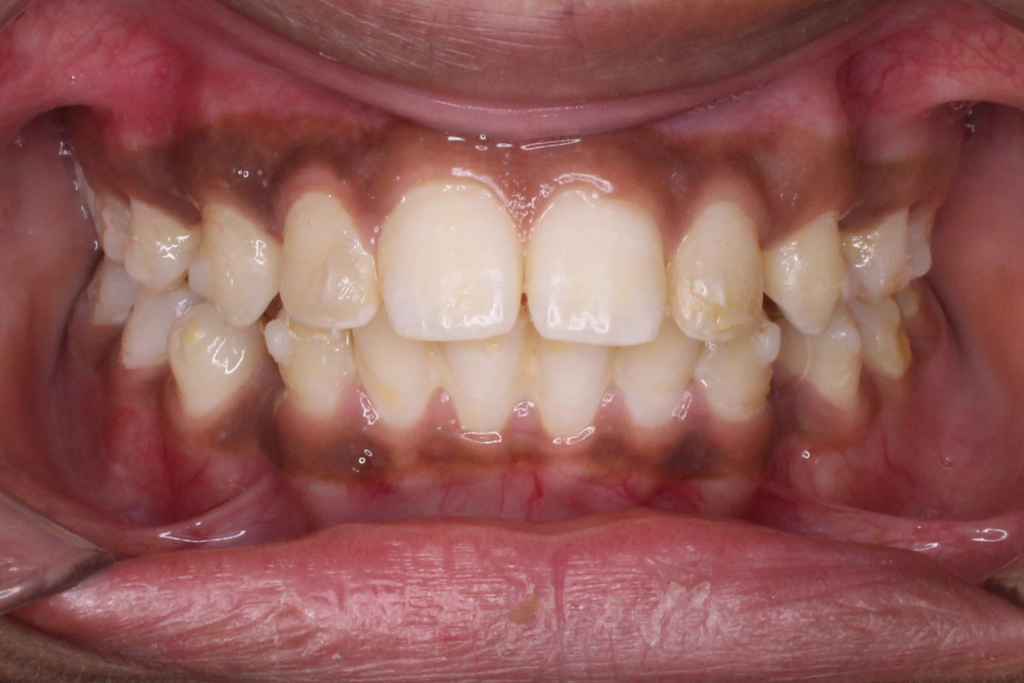
#> input picture testing_data/F1.JPG, 2048 x 1366 px (shown at 1/2 size)
$ python pi_estimator.py ../testing_data/F1.JPG ../testing_data/L1.JPG ../testing_data/L1.JPG 5
#> lines starting #> are read from the running program, lines starting #| are printed output that depends on the picture; after the words box and inside, x2 and y2 are one past the last pixel; in counts of white or black regions, pixels touching at a corner belong together
#> in load, img is the input picture: shape (1366, 2048, 3); mean B, G, R 88.4, 91.5, 146.3
#> call 2 of load, with p = '../testing_data/L1.JPG'
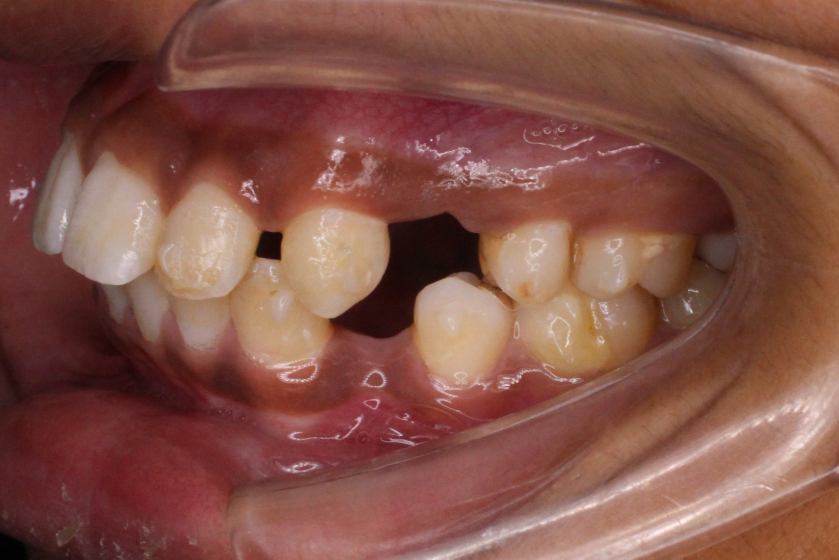
#> input picture testing_data/L1.JPG, 2517 x 1678 px (shown at 1/3 size)
#> in load, img is the input picture: shape (1678, 2517, 3); mean B, G, R 71, 82, 131.3
# PI (Plaque Index 0–5) — Complete Implementation Guide for Copilot
# ===================================================================
# No training data exists for PI, so this is a calibrated rule-based
# computer-vision estimator using the same three intra-oral photos.
#
# Clinical basis (Silness–Löe Plaque Index):
#   0 = No plaque
#   1 = Thin film of plaque at gingival margin (not visible to eye, only on probe)
#   2 = Moderate accumulation — visible soft deposits
#   3 = Abundant soft deposits in the sulcus / on the margin
#   4 = Very heavy accumulation, deposits cover most of tooth surface
#   5 = Generalised / severe — entire crown covered
#
# This guide implements PI estimation in three layers:
#   Layer 1 — Color-based plaque pixel detection (primary)
#   Layer 2 — Tooth surface segmentation (prerequisite)
#   Layer 3 — OHI-proxy calibration (corrects systematic bias)
#
# File layout expected:
#   inference/
#     pi_estimator.py    ← this code goes here
#
# Dependencies already present: cv2, numpy, scipy
# ===================================================================

import cv2
import numpy as np
from pathlib import Path
from typing import Tuple, List, Optional


# ─────────────────────────────────────────────────────────────────────────────
# STEP 1: Tooth Surface Segmentation
# ─────────────────────────────────────────────────────────────────────────────
#
# Teeth are the brightest, most neutral-coloured region in intra-oral photos.
# Strategy: isolate by HSV range (high V, low S, neutral H), then take the
# largest connected component within the central 60% of the image.
#
# Why the central crop? The palate and cheeks can also be bright/neutral.
# Teeth are always in the centre of intra-oral photos.

def segment_tooth_surface(image_rgb: np.ndarray) -> np.ndarray:
    """
    Returns a binary mask (uint8, 0/255) marking likely tooth pixels.

    Args:
        image_rgb: (H, W, 3) uint8 RGB image

    Returns:
        mask: (H, W) uint8  — 255 = tooth pixel, 0 = background
    """
    H, W = image_rgb.shape[:2]
    hsv  = cv2.cvtColor(image_rgb, cv2.COLOR_RGB2HSV)
    lab  = cv2.cvtColor(image_rgb, cv2.COLOR_RGB2LAB)

    # ── HSV tooth range ────────────────────────────────────────────────────
    # Enamel: high brightness (V > 130), low-moderate saturation (S < 90)
    # Hue is relaxed (0-180) because teeth range from white to ivory
    lower_hsv = np.array([0,   0, 130], dtype=np.uint8)
    upper_hsv = np.array([180, 90, 255], dtype=np.uint8)
    mask_hsv  = cv2.inRange(hsv, lower_hsv, upper_hsv)

    # ── LAB tooth range ────────────────────────────────────────────────────
    # L* > 65 (bright), a* near 0 ± 20, b* 0-35 (slight yellow ok)
    lower_lab = np.array([165,  108, 128], dtype=np.uint8)  # LAB stored 0-255
    upper_lab = np.array([255,  148, 170], dtype=np.uint8)
    mask_lab  = cv2.inRange(lab, lower_lab, upper_lab)

    # Combine
    mask = cv2.bitwise_and(mask_hsv, mask_lab)

    # ── Central crop (middle 60% width, middle 70% height) ────────────────
    region_mask = np.zeros_like(mask)
    y1 = int(H * 0.15); y2 = int(H * 0.85)
    x1 = int(W * 0.10); x2 = int(W * 0.90)
    region_mask[y1:y2, x1:x2] = 255
    mask = cv2.bitwise_and(mask, region_mask)

    # ── Morphological cleanup ──────────────────────────────────────────────
    kernel = cv2.getStructuringElement(cv2.MORPH_ELLIPSE, (7, 7))
    mask   = cv2.morphologyEx(mask, cv2.MORPH_CLOSE, kernel, iterations=2)
    mask   = cv2.morphologyEx(mask, cv2.MORPH_OPEN,  kernel, iterations=1)

    # ── Keep only the N largest connected components (the actual teeth) ────
    n_labels, labels_map, stats, _ = cv2.connectedComponentsWithStats(
        mask, connectivity=8)
    if n_labels <= 1:
        return mask  # no components found — return as-is

    # Sort by area, skip background (label 0), keep top 3 largest
    areas    = stats[1:, cv2.CC_STAT_AREA]
    top_idxs = np.argsort(areas)[::-1][:3] + 1

    # Minimum area threshold (avoid tiny noise blobs)
    min_area = (H * W) * 0.005
    clean    = np.zeros_like(mask)
    for idx in top_idxs:
        if stats[idx, cv2.CC_STAT_AREA] >= min_area:
            clean[labels_map == idx] = 255

    return clean


# ─────────────────────────────────────────────────────────────────────────────
# STEP 2: Plaque Pixel Detection
# ─────────────────────────────────────────────────────────────────────────────
#
# Plaque appears as:
#   - Yellow/cream deposits  (fresh plaque)
#   - White/opaque films     (biofilm)
#   - Brown/tan stains       (mature/calculus)
#
# Gingiva (red/pink) must be excluded from the tooth mask before this step.
# In LAB space:
#   Plaque: L=60-90, a=-5 to +20, b=+10 to +45
#   Clean enamel: L>70, a near 0, b near 0-20, very low saturation

def detect_plaque_pixels(image_rgb: np.ndarray,
                          tooth_mask: np.ndarray) -> np.ndarray:
    """
    Within the tooth_mask region, identify pixels that look like plaque.

    Returns:
        plaque_mask: (H, W) uint8 — 255 = plaque pixel, 0 = clean
    """
    lab = cv2.cvtColor(image_rgb, cv2.COLOR_RGB2LAB)
    hsv = cv2.cvtColor(image_rgb, cv2.COLOR_RGB2HSV)

    # ── Gingival margin exclusion (top 20% of tooth mask bounding box) ────
    # Gingiva is immediately above teeth — exclude top strip to avoid false positives
    ys, xs = np.where(tooth_mask > 0)
    if len(ys) == 0:
        return np.zeros_like(tooth_mask)
    y_top    = int(ys.min())
    y_bottom = int(ys.max())
    gingival_strip = max(int((y_bottom - y_top) * 0.15), 5)

    # Exclude the gingival margin strip from the tooth mask for plaque detection
    tooth_body = tooth_mask.copy()
    tooth_body[y_top: y_top + gingival_strip, :] = 0

    # ── LAB plaque range ───────────────────────────────────────────────────
    # L* > 55 (not dark), b* > 12 (yellower than clean enamel)
    # a* slightly positive (plaque is not green-tinted)
    lower_plaque_lab = np.array([140, 120, 137], dtype=np.uint8)  # scaled 0-255
    upper_plaque_lab = np.array([220, 145, 175], dtype=np.uint8)
    plaque_lab       = cv2.inRange(lab, lower_plaque_lab, upper_plaque_lab)

    # ── HSV plaque range ───────────────────────────────────────────────────
    # Yellow-cream: H=20-45, S=30-180, V>100
    lower_plaque_hsv = np.array([15,  25, 100], dtype=np.uint8)
    upper_plaque_hsv = np.array([50, 200, 255], dtype=np.uint8)
    plaque_hsv       = cv2.inRange(hsv, lower_plaque_hsv, upper_plaque_hsv)

    # Combine: pixel must match EITHER LAB OR HSV range
    plaque_combined = cv2.bitwise_or(plaque_lab, plaque_hsv)

    # Restrict to tooth body only (excluding gingival strip)
    plaque_mask = cv2.bitwise_and(plaque_combined, tooth_body)

    # Small morphological cleanup
    kernel2     = cv2.getStructuringElement(cv2.MORPH_ELLIPSE, (3, 3))
    plaque_mask = cv2.morphologyEx(plaque_mask, cv2.MORPH_OPEN,  kernel2)
    plaque_mask = cv2.morphologyEx(plaque_mask, cv2.MORPH_CLOSE, kernel2)

    return plaque_mask


# ─────────────────────────────────────────────────────────────────────────────
# STEP 3: Coverage Ratio → PI Score
# ─────────────────────────────────────────────────────────────────────────────
#
# Silness–Löe scale based on coverage percentage of visible tooth surface:
#   PI=0: 0%          (no detectable plaque)
#   PI=1: 0–10%       (thin film, often not visible)
#   PI=2: 10–33%      (moderate, visible accumulation)
#   PI=3: 33–55%      (heavy)
#   PI=4: 55–75%      (very heavy)
#   PI=5: 75–100%     (generalised, severe)
#
# Thresholds are approximate clinical guidelines.

COVERAGE_THRESHOLDS = [0.0, 0.08, 0.28, 0.50, 0.68, 0.82]
# PI = number of thresholds exceeded by the coverage ratio

def coverage_to_pi(coverage: float) -> int:
    """Convert plaque coverage ratio (0-1) to PI score (0-5)."""
    return sum(coverage > t for t in COVERAGE_THRESHOLDS)


def compute_plaque_coverage(image_rgb: np.ndarray) -> Tuple[float, np.ndarray, np.ndarray]:
    """
    Full pipeline for one image: segment → detect → compute ratio.

    Returns:
        coverage  : float — plaque pixels / tooth pixels
        tooth_mask: (H,W) uint8
        plaque_mask: (H,W) uint8
    """
    tooth_mask  = segment_tooth_surface(image_rgb)
    tooth_area  = int(tooth_mask.sum() // 255)

    if tooth_area < 100:
        # Fallback: couldn't isolate tooth surface — return 0 (no plaque)
        return 0.0, tooth_mask, np.zeros_like(tooth_mask)

    plaque_mask  = detect_plaque_pixels(image_rgb, tooth_mask)
    plaque_area  = int(plaque_mask.sum() // 255)
    coverage     = plaque_area / tooth_area
    return coverage, tooth_mask, plaque_mask


# ─────────────────────────────────────────────────────────────────────────────
# STEP 4: Multi-view PI Estimation with OHI Calibration
# ─────────────────────────────────────────────────────────────────────────────

def _ohi_prior_range(predicted_ohi: int) -> Tuple[float, float]:
    """
    OHI-S strongly correlates with PI. Use it as a soft prior.
    OHI 0 → patient unlikely to have PI > 2
    OHI 1 → PI likely 1–3
    OHI 2+ → PI likely 2–5
    """
    if predicted_ohi == 0:   return 0.0, 2.0
    elif predicted_ohi == 1: return 1.0, 3.5
    else:                     return 2.0, 5.0


def estimate_pi(
    frontal_rgb:   np.ndarray,
    left_rgb:      np.ndarray,
    right_rgb:     np.ndarray,
    predicted_ohi: int,
    verbose:       bool = False,
) -> dict:
    """
    Estimate Plaque Index (0–5) from three intra-oral views.

    Args:
        frontal_rgb   : uint8 RGB (H, W, 3) frontal view
        left_rgb      : uint8 RGB (H, W, 3) left lateral view
        right_rgb     : uint8 RGB (H, W, 3) right lateral view
        predicted_ohi : model-predicted OHI class (0, 1, 2)
        verbose       : if True, print intermediate values

    Returns:
        result dict:
            "pi_score"     : int (0–5) — final PI estimate
            "pi_raw"       : float — raw coverage-based score (unclipped)
            "coverage_f"   : float — frontal plaque coverage ratio
            "coverage_l"   : float — left coverage ratio
            "coverage_r"   : float — right coverage ratio
            "confidence"   : str — "high" / "medium" / "low"
            "tooth_area_px": int — frontal tooth area in pixels
    """
#> called with predicted_ohi = 5, verbose = True
    coverages = []
    tooth_areas = []

    for view_img in (frontal_rgb, left_rgb, right_rgb):
        cov, t_mask, _ = compute_plaque_coverage(view_img)
        coverages.append(cov)
        tooth_areas.append(int(t_mask.sum() // 255))
#> this loop made 3 passes
#> pass 1, in segment_tooth_surface, `mask_hsv  = cv2.inRange(hsv, lower_hsv, upper_hsv)`:
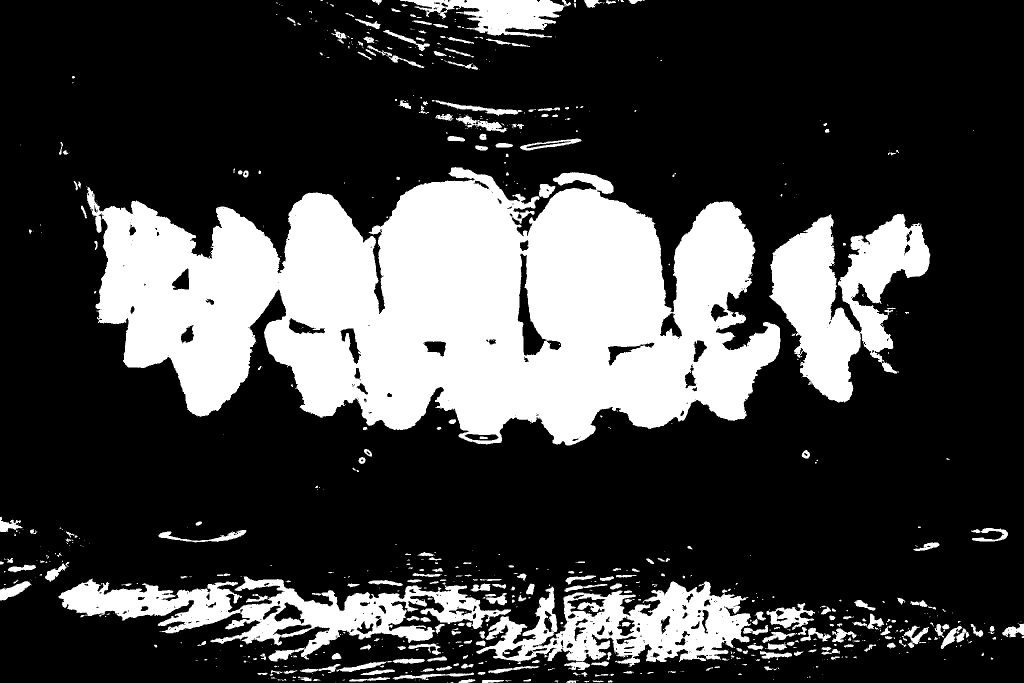
#> mask_hsv: shape (1366, 2048) (shown at 1/2 size); 25.4% white; 839 white regions (540 under 20 px), largest, box (x1, y1, x2, y2) and area: (174, 334, 1561, 891) 489742, (1538, 428, 1861, 805) 60624, (117, 1153, 1022, 1323) 53098
#> pass 1, in segment_tooth_surface, `mask_lab  = cv2.inRange(lab, lower_lab, upper_lab)`:
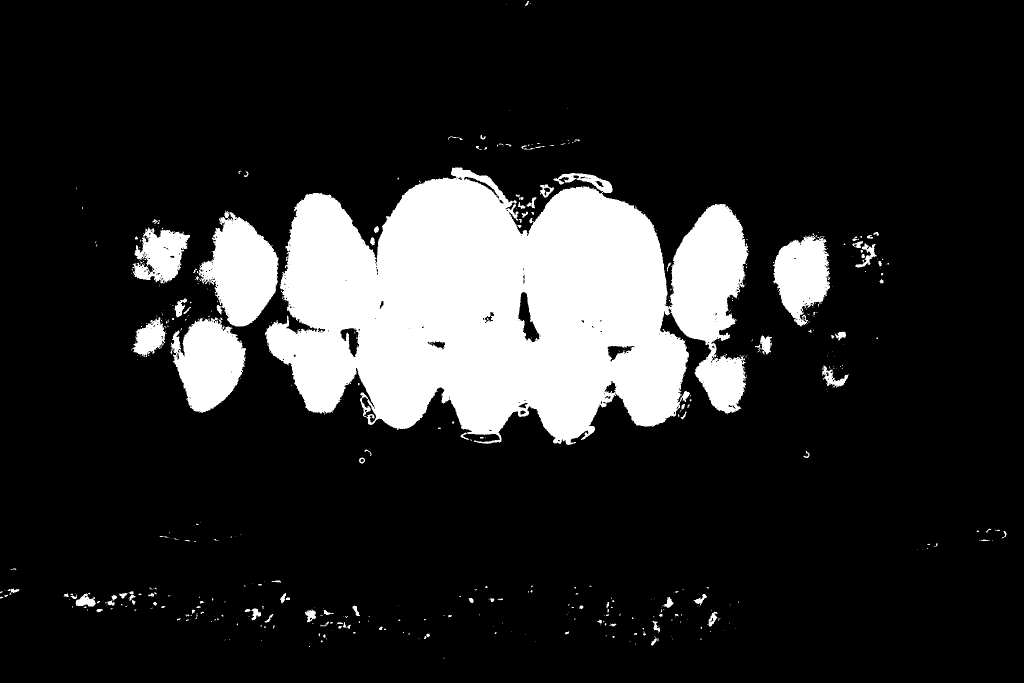
#> mask_lab: shape (1366, 2048) (shown at 1/2 size); 15.9% white; 530 white regions (417 under 20 px), largest, box (x1, y1, x2, y2) and area: (530, 335, 1497, 890) 367121, (394, 421, 557, 653) 22553, (341, 635, 492, 826) 18917
#> after the loop, coverages = [0.621, 0.739, 0.739]; tooth_areas = [430338, 162730, 162730]
#> (the rest of the program and of its run is left out)
